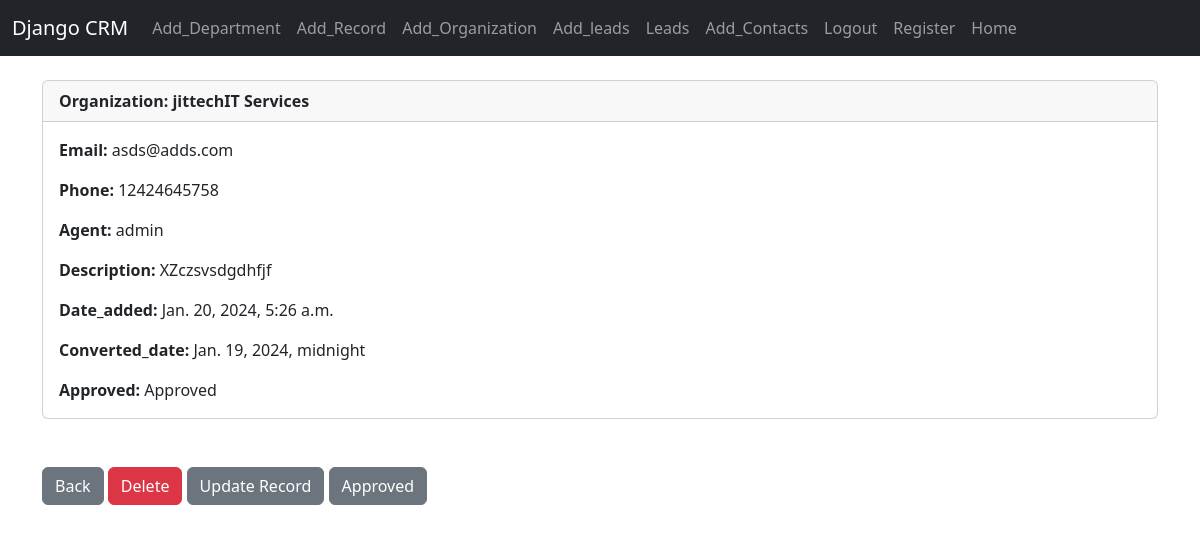
The app's page /view_leads/1 (signed in) with its own data.
### website/models.py (models this page shows, shortened)
class Lead(models.Model):
		organization = models.ForeignKey(Organization, on_delete=models.CASCADE)
		agent = models.ForeignKey(User, null=True, blank=True, on_delete=models.SET_NULL)
		description = models.TextField(blank=True, null=True)
		date_added = models.DateTimeField(default=timezone.now, editable=False)   # Set default to timezone.now)
		phone_number = models.CharField(max_length=20,null=True)
		email = models.EmailField(max_length=100,null=True)
		converted_date = models.DateTimeField(null=True, blank=True)
		approved=models.BooleanField(default=False)
		class Meta:
			permissions=(("can_lead_approval","to approve leads"),)

class Organization(models.Model):
	created_at = models.DateTimeField(auto_now_add=True)
	first_name = models.CharField(max_length=50)
	last_name =  models.CharField(max_length=50)
	email =  models.CharField(max_length=100)
	phone = models.CharField(max_length=15)
	address =  models.CharField(max_length=100)
	city =  models.CharField(max_length=50)
	state =  models.CharField(max_length=50)
	zipcode =  models.CharField(max_length=20)
	type=models.ForeignKey("Type", null=True, blank=True, on_delete=models.SET_NULL)
	def __str__(self):
		return f"{self.first_name}{self.last_name}"

### website/views.py (the view)
# urls.py: path('view_leads/<int:pk>', views.view_leads, name='view_leads'),
def view_leads(request, pk):
	if request.user.is_authenticated:
		view_leads = Lead.objects.get(id=pk)
		return render(request, 'view_leads.html', {'view_leads':view_leads})
	else:
		messages.success(request, "You Must Be Logged In To View That Page...")
		return redirect('home')

### website/templates/view_leads.html
{% extends 'base.html' %}
{% block content %}
<div class="card">
    <div class="card-header"><strong>Organization:
        {{view_leads.organization}}</strong>
    </div>
    <div class="card-body">
  <p class="card-text">
  <strong>Email: </strong>{{ view_leads.email }}</p>
  <p class="card-text">
  <strong>Phone: </strong>{{ view_leads.phone_number }}</p>
  <p class="card-text">
  <strong>Agent: </strong>{{ view_leads.agent }}</p>
  <p class="card-text">
  <strong>Description: </strong>{{ view_leads.description }}</p>
  <p class="card-text">
  <strong>Date_added: </strong>{{view_leads.date_added }}</p>
  <p class="card-text">
  <strong>Converted_date: </strong>{{ view_leads.converted_date }}</p>
  <p class="card-text">
    <strong>Approved: </strong>
    {% if view_leads.approved %}
        Approved
    {% else %}
        Open
    {% endif %}
      </div>
  </div>
  <br/><br/>
  <a href="{% url 'home' %}" class="btn btn-secondary">Back</a>
  {% if 'website' in perms %}
  {% if 'website.delete_record' in perms %}
  <a href="#" class="btn btn-danger">Delete</a>
  {% endif %}
  {% endif %}
  <a href="#" class="btn btn-secondary">Update Record</a>
  {% if 'website' in perms %}
      {% if 'website.can_lead_approval' in perms %}
      <a href="{% url 'lead_approval' view_leads.id %}" class="btn btn-secondary">Approved</a>
    {% endif %}
  {% endif %}
  {% endblock %}

### records on screen
Lead: organization "jittechIT Services", email "asds@adds.com", phone_number "12424645758", agent "admin", description "XZczsvsdgdhfjf", date_added "Jan. 20, 2024, 5:26 a.m.", converted_date "Jan. 19, 2024, midnight"
